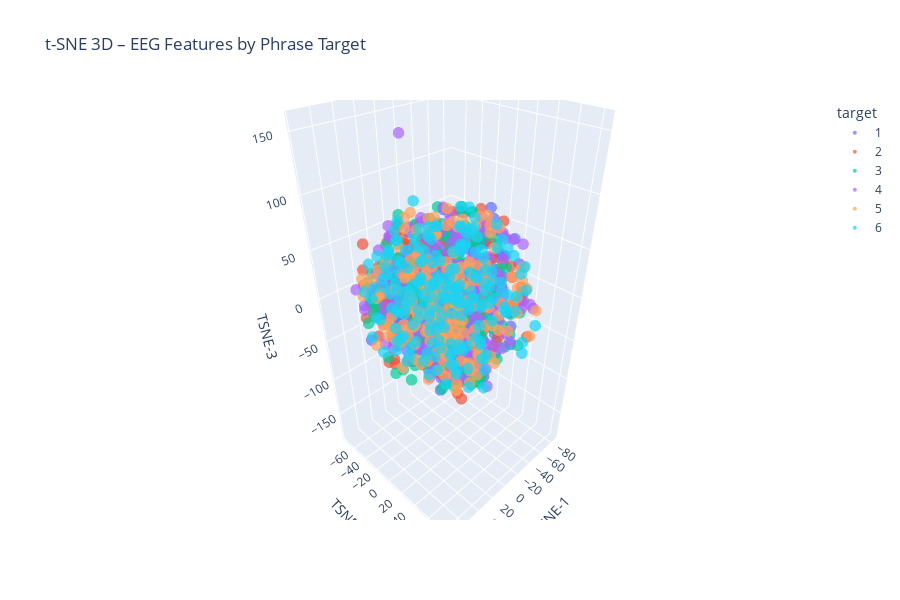

Notebook cell for this chart:
### Code cell
import plotly.express as px

# Prepare data
X_tsne = df_features.drop(columns=["target"])
y_tsne = df_features["target"]

# Normalize
X_scaled = StandardScaler().fit_transform(X_tsne)

# Run t-SNE in 3D
tsne_3d = TSNE(n_components=3, perplexity=30, learning_rate=200, random_state=42)
X_embedded_3d = tsne_3d.fit_transform(X_scaled)

# Create DataFrame for plotly
df_tsne_3d = pd.DataFrame(X_embedded_3d, columns=["TSNE-1", "TSNE-2", "TSNE-3"])
df_tsne_3d["target"] = y_tsne.astype(str)  # Convert to string for color labels

# Plot with plotly
fig = px.scatter_3d(
    df_tsne_3d,
    x="TSNE-1",
    y="TSNE-2",
    z="TSNE-3",
    color="target",
    title="t-SNE 3D – EEG Features by Phrase Target",
    opacity=0.7,
    width=900,
    height=600
)

fig.update_traces(marker=dict(size=4))
fig.show()

### Figure 1 — Plotly figure (JSON) as saved in the notebook; plotly's stock layout.template omitted (floating-point values rounded to 4 significant figures; data arrays with more than 128 entries replaced by an {"elided": "..."} marker saying what was removed)
{"data": [{"hovertemplate": "target=1<br>TSNE-1=%{x}<br>TSNE-2=%{y}<br>TSNE-3=%{z}<extra></extra>", "legendgroup": "1", "marker": {"color": "#636efa", "opacity": 0.7, "size": 4, "symbol": "circle"}, "mode": "markers", "name": "1", "scene": "scene", "showlegend": true, "type": "scatter3d", "x": {"elided": "140 float values"}, "y": {"elided": "140 float values"}, "z": {"elided": "140 float values"}}, {"hovertemplate": "target=2<br>TSNE-1=%{x}<br>TSNE-2=%{y}<br>TSNE-3=%{z}<extra></extra>", "legendgroup": "2", "marker": {"color": "#EF553B", "opacity": 0.7, "size": 4, "symbol": "circle"}, "mode": "markers", "name": "2", "scene": "scene", "showlegend": true, "type": "scatter3d", "x": {"elided": "168 float values"}, "y": {"elided": "168 float values"}, "z": {"elided": "168 float values"}}, {"hovertemplate": "target=3<br>TSNE-1=%{x}<br>TSNE-2=%{y}<br>TSNE-3=%{z}<extra></extra>", "legendgroup": "3", "marker": {"color": "#00cc96", "opacity": 0.7, "size": 4, "symbol": "circle"}, "mode": "markers", "name": "3", "scene": "scene", "showlegend": true, "type": "scatter3d", "x": {"elided": "232 float values"}, "y": {"elided": "232 float values"}, "z": {"elided": "232 float values"}}, {"hovertemplate": "target=4<br>TSNE-1=%{x}<br>TSNE-2=%{y}<br>TSNE-3=%{z}<extra></extra>", "legendgroup": "4", "marker": {"color": "#ab63fa", "opacity": 0.7, "size": 4, "symbol": "circle"}, "mode": "markers", "name": "4", "scene": "scene", "showlegend": true, "type": "scatter3d", "x": {"elided": "180 float values"}, "y": {"elided": "180 float values"}, "z": {"elided": "180 float values"}}, {"hovertemplate": "target=5<br>TSNE-1=%{x}<br>TSNE-2=%{y}<br>TSNE-3=%{z}<extra></extra>", "legendgroup": "5", "marker": {"color": "#FFA15A", "opacity": 0.7, "size": 4, "symbol": "circle"}, "mode": "markers", "name": "5", "scene": "scene", "showlegend": true, "type": "scatter3d", "x": {"elided": "200 float values"}, "y": {"elided": "200 float values"}, "z": {"elided": "200 float values"}}, {"hovertemplate": "target=6<br>TSNE-1=%{x}<br>TSNE-2=%{y}<br>TSNE-3=%{z}<extra></extra>", "legendgroup": "6", "marker": {"color": "#19d3f3", "opacity": 0.7, "size": 4, "symbol": "circle"}, "mode": "markers", "name": "6", "scene": "scene", "showlegend": true, "type": "scatter3d", "x": {"elided": "199 float values"}, "y": {"elided": "199 float values"}, "z": {"elided": "199 float values"}}], "layout": {"height": 600, "legend": {"title": {"text": "target"}, "tracegroupgap": 0}, "scene": {"domain": {"x": [0, 1], "y": [0, 1]}, "xaxis": {"title": {"text": "TSNE-1"}}, "yaxis": {"title": {"text": "TSNE-2"}}, "zaxis": {"title": {"text": "TSNE-3"}}}, "title": {"text": "t-SNE 3D – EEG Features by Phrase Target"}, "width": 900}}
